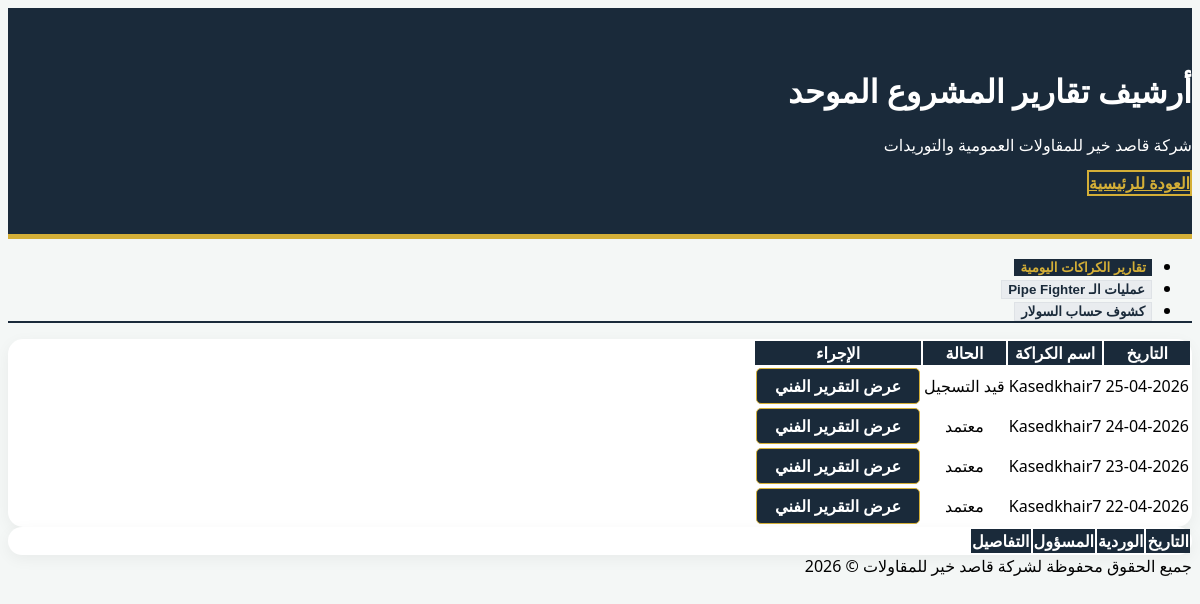
Page /reports/ (signed in) on the earlier database version.
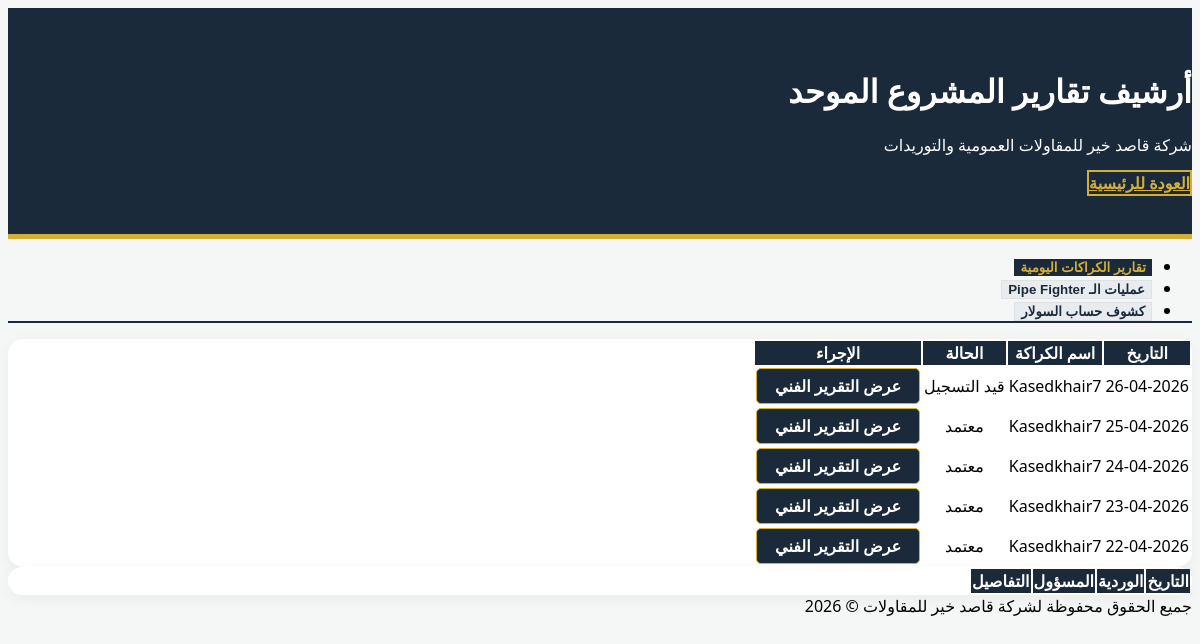
Same page on the later database version.
### core/models.py (models this page shows, shortened)
class DailyProjectReport(models.Model):
    dredger = models.ForeignKey(Dredger, on_delete=models.CASCADE, verbose_name="الكراكة")
    date_started = models.DateField(verbose_name="تاريخ يوم العمل")
    is_closed = models.BooleanField(default=False, verbose_name="تم إغلاق اليوم")
    show_quantity_in_report = models.BooleanField(default=True, verbose_name="إظهار إجمالي المكعبات في التقرير المطبوع")
    frozen_total_m3 = models.FloatField(default=0.0, verbose_name="إجمالي المكعبات المجمدة")
    frozen_total_meters = models.FloatField(default=0.0, verbose_name="إجمالي الأمتار المجمدة")
    frozen_work_hours = models.CharField(max_length=10, default="00:00", verbose_name="ساعات التشغيل المجمدة")
    frozen_stop_hours = models.CharField(max_length=10, default="00:00", verbose_name="ساعات التوقف المجمدة")
    frozen_fuel_usage = models.FloatField(default=0.0, verbose_name="استهلاك السولار المجمد")
    frozen_main_net = models.CharField(max_length=10, default="00:00", verbose_name="صافي ساعات الرئيسي المجمد")
    frozen_aux_net = models.CharField(max_length=10, default="00:00", verbose_name="صافي ساعات المساعد المجمد")
    class Meta:
        verbose_name = "تقرير يومي مجمع"
        verbose_name_plural = "التقارير اليومية المجمعة"

class Dredger(models.Model):
    name = models.CharField(max_length=100, verbose_name="اسم الكراكة")
    allowed_operators = models.ManyToManyField(User, blank=True, verbose_name="المشغلين المسموح لهم")
    vessel_phone = models.CharField(max_length=20, default="01XXXXXXXXX", verbose_name="تليفون الكراكة")
    is_active = models.BooleanField(default=True, verbose_name="في الخدمة")
    fuel_capacity = models.FloatField(default=0, verbose_name="سعة خزان الكراكة (لتر)")
    stock_fuel = models.FloatField(default=0, verbose_name="السولار المتاح في الاستوك (لتر)")
    class Meta:
        verbose_name = "كراكة"
        verbose_name_plural = "الكراكات"

### core/views.py (the view)
# urls.py: path('reports/', views.reports_list, name='reports_list'),
@login_required
def reports_list(request):
    from .models import DailyProjectReport, PipeFighterOperations, WorkShift, Dredger, Staff
    from django.utils import timezone
    import pytz
    cairo_tz = pytz.timezone('Africa/Cairo')
    now_local = timezone.now().astimezone(cairo_tz)
    today_date = now_local.date()
    open_shifts = WorkShift.objects.filter(end_time__isnull=True).select_related('report_24h__dredger')
    for s in open_shifts:
        if s.report_24h and s.report_24h.dredger:
            dr = s.report_24h.dredger
            if now_local.hour >= 12 and s.report_24h.date_started < today_date:
                new_report, _ = DailyProjectReport.objects.get_or_create(dredger=dr, date_started=today_date)
                s.report_24h = new_report
                s.save()
    all_reports = DailyProjectReport.objects.all().order_by('-date_started')
    pipe_reports = PipeFighterOperations.objects.all().order_by('-date')
    print(f"عدد تقارير الكراكات: {all_reports.count()}")
    context = {
        'reports': all_reports,    # الاسم المعتمد 'reports'
        'pipe_ops': pipe_reports   # الاسم المعتمد 'pipe_ops'
    }
    return render(request, 'core/reports_list.html', context)

### core/templates/core/reports_list.html (shortened to what this page needs)
{% load static %}
<!DOCTYPE html>
<html lang="ar" dir="rtl">
<head>
    <link rel="stylesheet" href="https://jsdelivr.net">
    <link rel="stylesheet" href="https://cloudflare.com">
</head>
<body>
<div class="header-section text-center shadow">
    <div class="container">
        <h1 class="fw-bold">أرشيف تقارير المشروع الموحد</h1>
        <p class="lead">شركة قاصد خير للمقاولات العمومية والتوريدات</p>
        <a href="{% url 'home' %}" class="btn btn-back-home btn-sm mt-3 px-4 shadow-sm">
             العودة للرئيسية
        </a>
    </div>
</div>
<div class="container mt-5">
    <ul class="nav nav-tabs nav-justified mb-4 shadow-sm" id="archiveTabs" role="tablist">
        <li class="nav-item">
            <button class="nav-link active" id="dredger-tab" data-bs-toggle="tab" data-bs-target="#dredger" type="button">
                 تقارير الكراكات اليومية
            </button>
        </li>
        <li class="nav-item">
            <button class="nav-link" id="pipe-tab" data-bs-toggle="tab" data-bs-target="#pipe" type="button">
                 عمليات الـ Pipe Fighter
            </button>
        </li>
        <li class="nav-item">
            <button class="nav-link" id="fuel-tab" data-bs-toggle="tab" data-bs-target="#fuel" type="button">
                 كشوف حساب السولار
            </button>
        </li>
    </ul>
    <div class="tab-content" id="archiveTabsContent">
        <div class="tab-pane fade show active" id="dredger" role="tabpanel">
            <div class="card archive-card p-4">
                <table class="table table-hover table-striped border">
                    <thead>
                        <tr>
                            <th>التاريخ</th>
                            <th>اسم الكراكة</th>
                            <th>الحالة</th>
                            <th>الإجراء</th>
                        </tr>
                    </thead>
                    <tbody>
                        {% for report in reports %}
                        <tr>
                            <td class="fw-bold">{{ report.date_started|date:"d-m-Y" }}</td>
                            <td><span class="badge bg-light text-navy border fs-6">{{ report.dredger.name }}</span></td>
                            <td>
                                {% if report.is_closed %}
                                    <span class="badge bg-success"> معتمد</span>
                                {% else %}
                                    <span class="badge bg-warning text-dark"> قيد التسجيل</span>
                                {% endif %}
                            </td>
                            <td>
                                <a href="{% url 'report_detail' report.id %}" class="btn-view-custom">
                                     عرض التقرير الفني
                                </a>
                            </td>
                        </tr>
                        {% endfor %}
                    </tbody>
                </table>
            </div>
        </div>
        <div class="tab-pane fade" id="pipe" role="tabpanel">
            <div class="card archive-card p-4">
                <table class="table table-hover border">
                    <thead>
                        <tr>
                            <th>التاريخ</th>
                            <th>الوردية</th>
                            <th>المسؤول</th>
                            <th>التفاصيل</th>
                        </tr>
                    </thead>
                </table>
            </div>
        </div>
    </div>
</div>
<div class="text-center mt-5 mb-5 text-muted small">
    جميع الحقوق محفوظة لشركة قاصد خير للمقاولات © 2026
</div>
</body>
</html>

Differences in the rows shown:
added DailyProjectReport: date_started "26-04-2026", dredger.name "Kasedkhair7", is_closed "قيد التسجيل"
changed DailyProjectReport (number 2 of 5 on the later page): is_closed "قيد التسجيل" → "معتمد"
